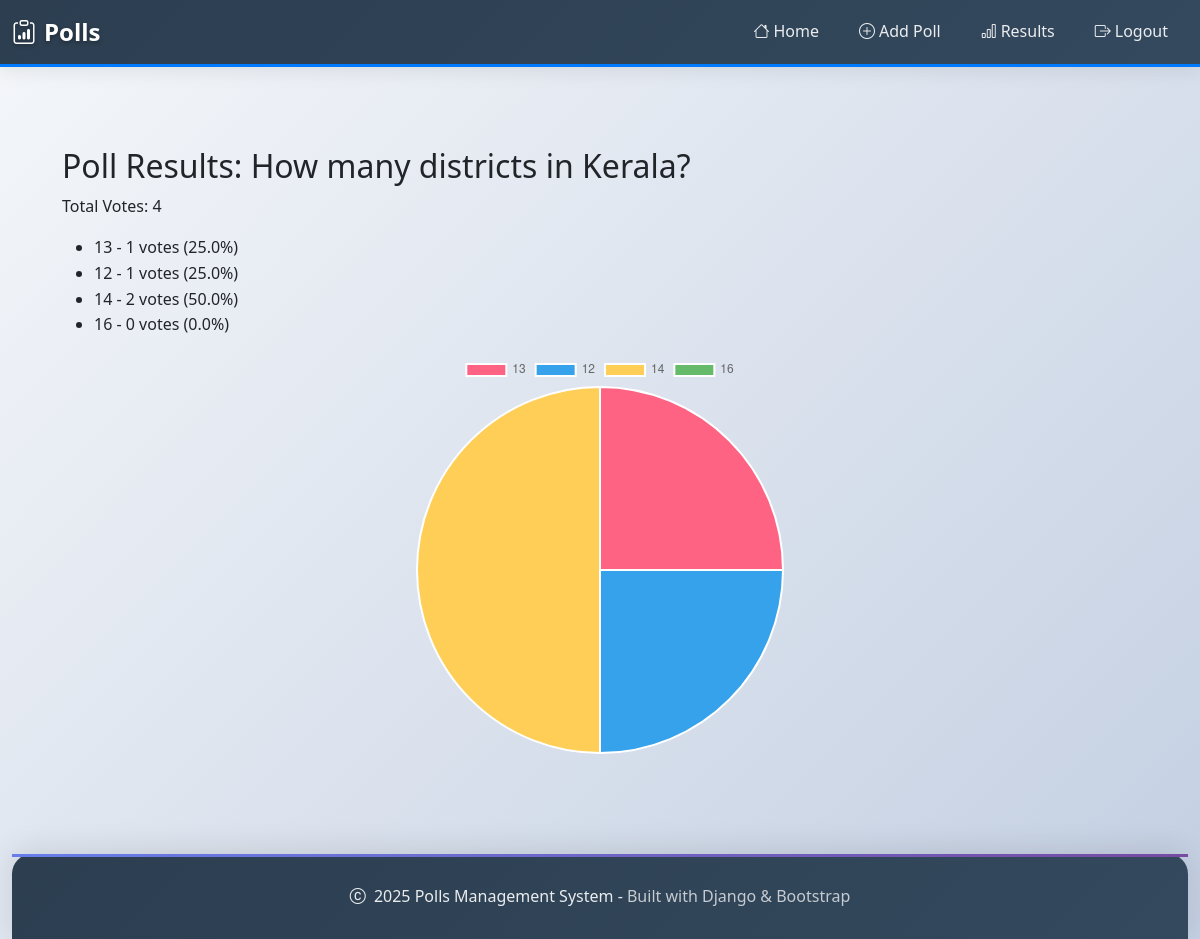
Page /main/poll-results/1/ (signed in) on the committed database.
### adminapp/models.py (models this page shows, shortened)
class Poll(models.Model):
    question = models.CharField(max_length=255)
    created_by = models.ForeignKey(User, on_delete=models.CASCADE, related_name="created_polls")
    created_at = models.DateTimeField(auto_now_add=True)
    is_active = models.BooleanField(default=True)
    expiry_date = models.DateTimeField(null=True)
    def total_votes(self):
        return Vote.objects.filter(option__poll=self).count()

class Option(models.Model):
    poll = models.ForeignKey(Poll, on_delete=models.CASCADE, related_name="options")
    text = models.CharField(max_length=255)

### adminapp/views.py (the view)
# urls.py: path("poll-results/<int:poll_id>/", poll_results, name="poll_results"),
@login_required
@user_passes_test(is_admin)
def poll_results(request, poll_id):
    poll = get_object_or_404(Poll, id=poll_id)
    options = poll.options.all()
    total_votes = poll.total_votes()
    data = []
    for option in options:
        count = option.votes.count()
        percentage = (count / total_votes) * 100 if total_votes > 0 else 0
        data.append({
            "text": option.text,
            "count": count,
            "percentage": round(percentage, 2)
        })
    context = {
        "poll": poll,
        "data": data,
        "total_votes": total_votes
    }
    return render(request, "poll_results.html", context)

### adminapp/views.py (called while the page is built)
def is_admin(user):
    return user.is_superuser

### adminapp/templates/poll_results.html (shortened to what this page needs)
{% extends "base.html" %}
{% block content %}
<div class="container mt-4">
    <h2>Poll Results: {{ poll.question }}</h2>
    <p>Total Votes: {{ total_votes }}</p>
    <ul>
        {% for item in data %}
            <li>{{ item.text }} - {{ item.count }} votes ({{ item.percentage }}%)</li>
        {% endfor %}
    </ul>
   <div class="row">
    <div class="col"></div>
    <div class="col">
        <canvas id="resultsChart" width="400" height="200"></canvas>
    </div>
    <div class="col"></div>
   </div>
</div>
<script>
    const ctx = document.getElementById('resultsChart');
    new Chart(ctx, {
        type: 'pie',
        data: {
            labels: [{% for item in data %}"{{ item.text }}",{% endfor %}],
            datasets: [{
                data: [{% for item in data %}{{ item.count }},{% endfor %}],
                backgroundColor: ['#FF6384', '#36A2EB', '#FFCE56', '#66BB6A', '#9575CD']
            }]
        }
    });
</script>
{% endblock %}

### adminapp/templates/base.html (style rules this page uses)
:root { --primary-gradient: linear-gradient(135deg, #667eea 0%, #764ba2 100%); --dark-gradient: linear-gradient(135deg, #2c3e50 0%, #34495e 100%); --card-shadow: 0 10px 30px rgba(0, 0, 0, 0.1); --card-hover-shadow: 0 15px 40px rgba(0, 0, 0, 0.15); --transition: all 0.3s cubic-bezier(0.4, 0, 0.2, 1); }
body { background: linear-gradient(135deg, #f5f7fa 0%, #c3cfe2 100%); font-family: 'Segoe UI', Tahoma, Geneva, Verdana, sans-serif; line-height: 1.6; min-height: 100vh; position: relative; }

### rows in the picture
Poll: question "How many districts in Kerala?"
Option: text "13"
Option: text "12"
Option: text "14"
Option: text "16"

### other values in the picture
{{ total_votes }} "4"
{{ item.count }} "1" "1" "2" "0"
{{ item.percentage }} "25.0" "25.0" "50.0" "0.0"
{{ year|default:"2025" }} "2025"
chart data {{ item.text }} 13, 12, 14, 16
chart data {{ item.count }} 1, 1, 2, 0
